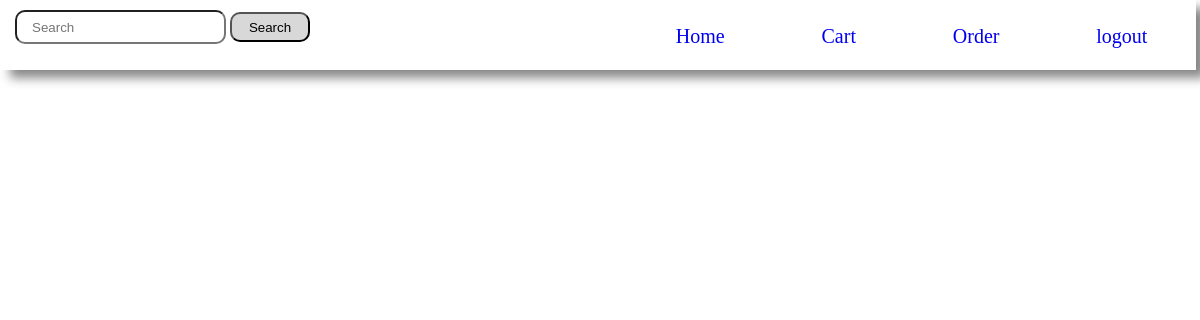
Before: /order/ (signed in) with the older database file.
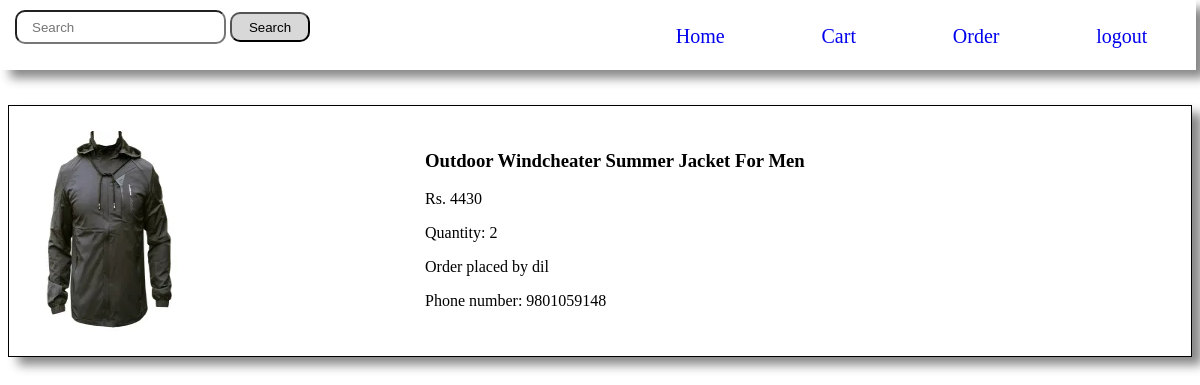
After: the same page with the newer database file.
### product/models.py (models this page shows, shortened)
class Order(models.Model):
    user_id =models.ForeignKey(CustomUser, on_delete= models.CASCADE)
    product_id = models.ForeignKey(Product, on_delete = models.CASCADE)
    quantity = models.IntegerField()

class Product(models.Model):
    product_name = models.CharField(max_length = 150)
    product_description = models.TextField()
    product_img = models.ImageField(upload_to = "products/", default = None)
    price = models.CharField(max_length = 20)
    quantity  = models.IntegerField()
    category = models.ForeignKey(Category, on_delete = models.CASCADE)

### user/models.py (models this page shows, shortened)
class CustomUser(AbstractUser):
    contact = models.PositiveIntegerField(validators = [validate_length,MaxValueValidator(9999999999)], null=True, blank =True)

### product/views.py (the view)
# urls.py: path('order/', views.ordersUser, name = 'order'),
def ordersUser(request):
    datas = Order.objects.filter(user_id = request.user)
    return render(request, "usersorder.html", {'datas': datas})

### product/templates/usersorder.html
{% extends 'include.html' %}{% block content %}
<div class="cart-main" style="margin-top: 35px">
  {% for data in datas %}
  <div
    class="singlecart"
    style="
      display: grid;
      grid-template-columns: auto auto;
      border: 1px solid black;
      box-shadow: 10px 8px 10px #888888;
      margin-bottom: 35px;
      padding: 25px;
    "
  >
    <div class="cart-image" style="">
      <img
        src="{{data.product_id.product_img.url}}"
        style="width: 150px; height: 200px"
        alt="cart product image"
      />
    </div>
    <div class="cart-detail" style="width: 500px">
      <h3>{{ data.product_id.product_name }}</h3>
      <p>Rs. {% widthratio data.product_id.price 1 data.quantity %}</p>
      <p>Quantity: {{ data.quantity }}</p>
      <p>Order placed by {{ data.user_id.username }}</p>
      <p>Phone number: {{ data.user_id.contact }}</p>
    </div>
  </div>
  {% endfor %}
</div>
{% endblock %}

Changed rows visible on the page:
added Order: product_id.product_img (picture), product_id.product_name "Outdoor Windcheater Summer Jacket For Men", product_id+quantity "4430", quantity "2", user_id.username "dil", user_id.contact "9801059148"
